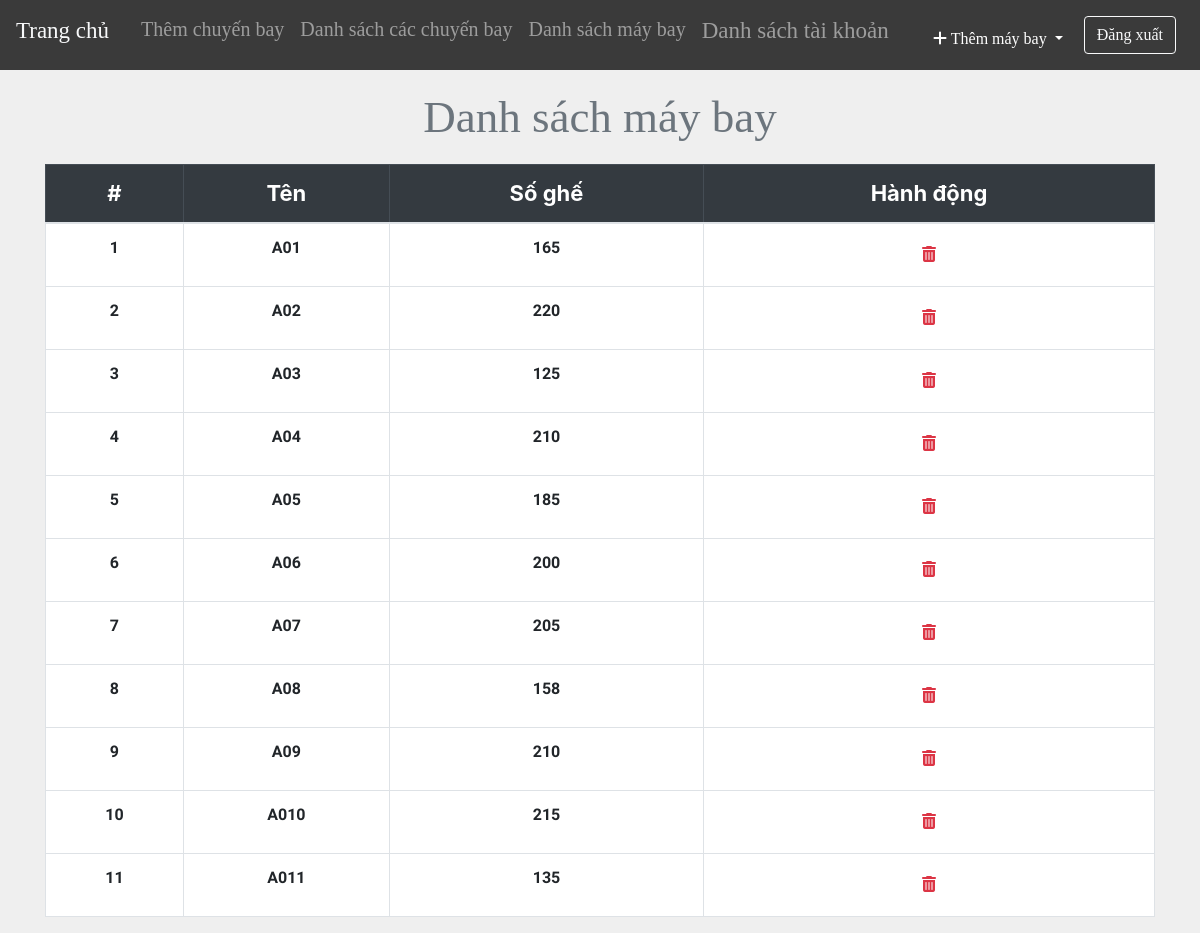
Page /admin/list_airlines.php (signed in) on the committed database.
### tables this page shows
CREATE TABLE `airline` (
  `airline_id` int(11) NOT NULL,
  `name` varchar(20) NOT NULL,
  `seats` int(11) NOT NULL
);

### admin/list_airlines.php (the view, shortened to what this page needs)
<?php include_once 'header.php'; ?>
<?php include_once 'footer.php';
require '../helpers/init_conn_db.php';?>
    <main>
        <?php if(isset($_SESSION['adminId'])) { ?>
          <div class="container-md mt-2">
            <h1 class="display-4 text-center text-secondary"
              >Danh sách máy bay</h1>
            <table class="table table-bordered">
              <thead class="table-dark">
                <tr>
                  <th scope="col">#</th>
                  <th scope="col" style= "text-align: center;">Tên</th>
                  <th scope="col">Số ghế</th>
                  <th scope="col">Hành động</th>
                </tr>
              </thead>
              <tbody>
                <?php
                $cnt=1;
                $sql = 'SELECT * FROM airline ORDER BY airline_id ASC';
                $stmt = mysqli_stmt_init($conn);
                mysqli_stmt_prepare($stmt,$sql);
                mysqli_stmt_execute($stmt);
                $result = mysqli_stmt_get_result($stmt);
                while ($row = mysqli_fetch_assoc($result)) {
                  echo "
                  <tr class='text-center'>
                    <td scope='row'>".$cnt." </a> </td>
                    <td>".$row['name']."</td>
                    <td>".$row['seats']."</td>
                    <td>
                    <form action='list_airlines.php' method='post'>
                      <input name='airline_id' type='hidden' value=".$row['airline_id'].">
                      <button  class='btn' type='submit' name='del_airlines'>
                      <i class='text-danger fa fa-trash'></i></button>
                    </form>
                    </td>
                  </tr>
                  ";
               $cnt++; }
                ?>
              </tbody>
            </table>
          </div>
        <?php } ?>
    </main>

### admin/list_airlines.php (style rules this page uses)
table { background-color: white; }
h1 { margin-top: 20px; margin-bottom: 20px; font-family: "Times New Roman"; font-size: 45px !important; font-weight: lighter; }
body { background-color: #efefef; }
th { font-size: 22px; text-align: center; }
td { margin-top: 10px !important; font-size: 16px; font-weight: bold; font-family: 'Assistant', sans-serif !important; }

### rows in the picture
airline: name "A01", seats "165"
airline: name "A02", seats "220"
airline: name "A03", seats "125"
airline: name "A04", seats "210"
airline: name "A05", seats "185"
airline: name "A06", seats "200"
airline: name "A07", seats "205"
airline: name "A08", seats "158"
airline: name "A09", seats "210"
airline: name "A010", seats "215"
airline: name "A011", seats "135"
